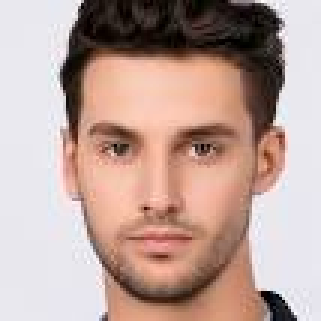
#> input picture Op/0618/img/face.jpg, 107 x 107 px (shown 3 times larger)
$ python sys.py
#> lines starting #> are read from the running program, lines starting #| are printed output that depends on the picture
import cv2
import sys

image_file = 'img/face.jpg'

cascade_file = 'C:\\Users\\Playdata\\Desktop\\mydata\\opencv-master\\opencv-master\\data\\haarcascades\\haarcascade_frontalface_default.xml'

image = cv2.imread(image_file)
#> image is the input picture: shape (107, 107, 3); mean B, G, R 154.4, 162.3, 188.3

image_gs = cv2.cvtColor(image, cv2.COLOR_RGB2GRAY)
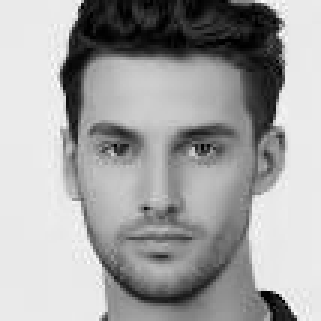
#> image_gs: shape (107, 107) (shown 3 times larger); min 0, max 253, mean 163

cascade = cv2.CascadeClassifier(cascade_file)

print(cascade)

face_list = cascade.detectMultiScale(image_gs, scaleFactor=1.1, minNeighbors=1, minSize=(150, 150))
#> face_list = [[5, 6, 100, 100]]

if len(face_list)>0:
    print(face_list)
#| [[  5   6 100 100]]
    color = (0,0,255)
    for face in face_list:
        x,y,w,h = face
        cv2.rectangle(image, (x,y),(x+w, y+h), color, thickness=8)
#> this loop made 1 pass
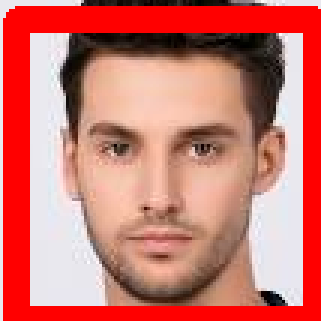
#> image: shape (107, 107, 3) (shown 3 times larger); mean B, G, R 110.3, 118.5, 205.8
    cv2.imwrite('res.png',image)
else:
    print('no face')

$ run again, with Op/0618/img/a.jpg copied over Op/0618/img/face.jpg
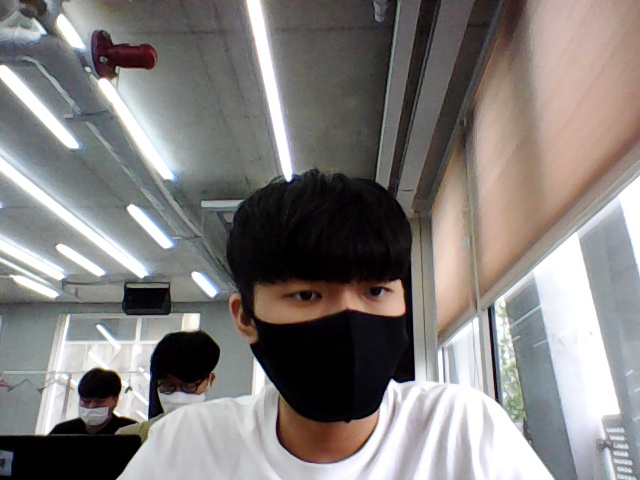
#> input picture Op/0618/img/a.jpg, 640 x 480 px
#> image is the input picture: shape (480, 640, 3); mean B, G, R 124.5, 126.3, 130.2
#> `image_gs = cv2.cvtColor(image, cv2.COLOR_RGB2GRAY)`:
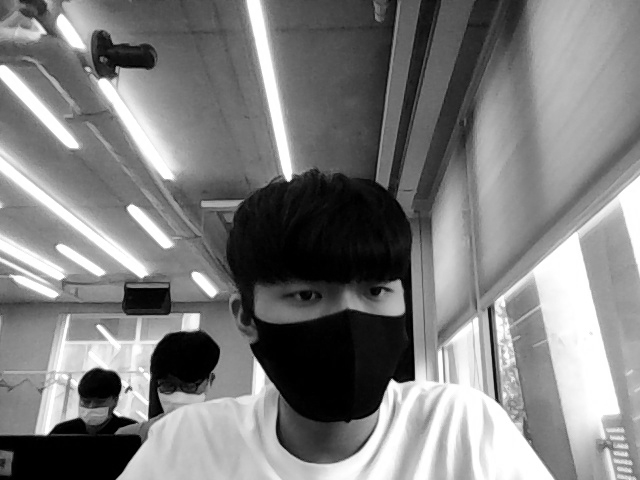
#> image_gs: shape (480, 640); min 0, max 255, mean 126.2
#> face_list = ()
